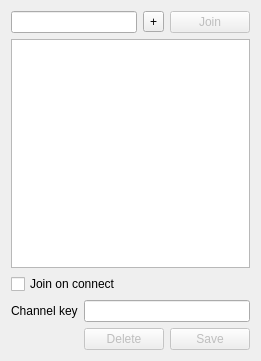
<?xml version="1.0" encoding="UTF-8"?>
<ui version="4.0">
 <class>IFavourites</class>
 <widget class="QDialog" name="IFavourites">
  <property name="geometry">
   <rect>
    <x>0</x>
    <y>0</y>
    <width>255</width>
    <height>361</height>
   </rect>
  </property>
  <property name="windowTitle">
   <string>Channel favourites</string>
  </property>
  <property name="windowIcon">
   <iconset resource="resources.qrc">
    <normaloff>:/toolicons/gfx/favourites.png</normaloff>:/toolicons/gfx/favourites.png</iconset>
  </property>
  <layout class="QGridLayout" name="gridLayout">
   <item row="0" column="0" colspan="2">
    <widget class="QLineEdit" name="edChannel"/>
   </item>
   <item row="0" column="2">
    <widget class="QToolButton" name="toolButton">
     <property name="toolTip">
      <string>Add channel to list</string>
     </property>
     <property name="text">
      <string notr="true">+</string>
     </property>
     <property name="icon">
      <iconset resource="resources.qrc">
       <normaloff>:/icons/gfx/add.png</normaloff>:/icons/gfx/add.png</iconset>
     </property>
    </widget>
   </item>
   <item row="0" column="3">
    <widget class="QPushButton" name="btnJoin">
     <property name="enabled">
      <bool>false</bool>
     </property>
     <property name="text">
      <string>Join</string>
     </property>
    </widget>
   </item>
   <item row="1" column="0" colspan="4">
    <widget class="QListView" name="chanView">
     <property name="alternatingRowColors">
      <bool>true</bool>
     </property>
     <property name="movement">
      <enum>QListView::Static</enum>
     </property>
    </widget>
   </item>
   <item row="2" column="0" colspan="2">
    <widget class="QCheckBox" name="chkJoin">
     <property name="text">
      <string>Join on connect</string>
     </property>
    </widget>
   </item>
   <item row="3" column="0">
    <widget class="QLabel" name="label">
     <property name="text">
      <string>Channel key</string>
     </property>
    </widget>
   </item>
   <item row="3" column="1" colspan="3">
    <widget class="QLineEdit" name="edKey">
     <property name="echoMode">
      <enum>QLineEdit::Password</enum>
     </property>
    </widget>
   </item>
   <item row="4" column="1" colspan="2">
    <widget class="QPushButton" name="btnDelete">
     <property name="enabled">
      <bool>false</bool>
     </property>
     <property name="text">
      <string>Delete</string>
     </property>
    </widget>
   </item>
   <item row="4" column="3">
    <widget class="QPushButton" name="btnSave">
     <property name="enabled">
      <bool>false</bool>
     </property>
     <property name="text">
      <string>Save</string>
     </property>
    </widget>
   </item>
  </layout>
 </widget>
 <tabstops>
  <tabstop>edChannel</tabstop>
  <tabstop>btnJoin</tabstop>
  <tabstop>chanView</tabstop>
  <tabstop>chkJoin</tabstop>
  <tabstop>edKey</tabstop>
  <tabstop>btnSave</tabstop>
 </tabstops>
 <resources>
  <include location="resources.qrc"/>
 </resources>
 <connections/>
</ui>
